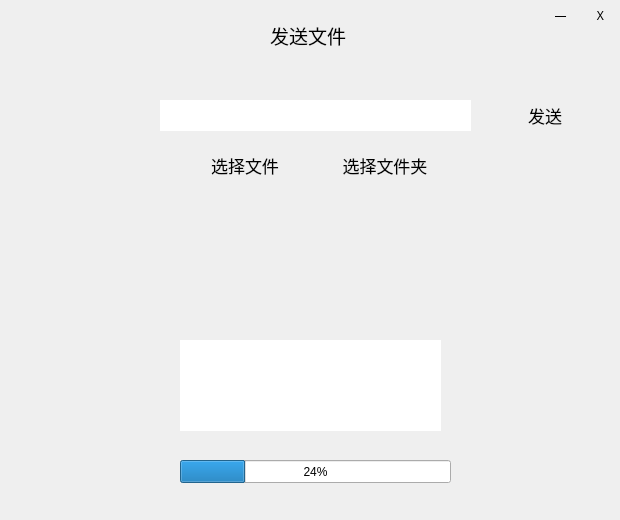
<?xml version="1.0" encoding="UTF-8"?>
<ui version="4.0">
 <class>Form</class>
 <widget class="QWidget" name="Form">
  <property name="geometry">
   <rect>
    <x>0</x>
    <y>0</y>
    <width>620</width>
    <height>520</height>
   </rect>
  </property>
  <property name="windowTitle">
   <string>Form</string>
  </property>
  <property name="styleSheet">
   <string notr="true"/>
  </property>
  <widget class="QFrame" name="frame">
   <property name="geometry">
    <rect>
     <x>0</x>
     <y>0</y>
     <width>620</width>
     <height>520</height>
    </rect>
   </property>
   <property name="minimumSize">
    <size>
     <width>620</width>
     <height>520</height>
    </size>
   </property>
   <property name="maximumSize">
    <size>
     <width>620</width>
     <height>520</height>
    </size>
   </property>
   <property name="styleSheet">
    <string notr="true">#frame {background-image: url(:/newPrefix/back7.png);
border:none;}
</string>
   </property>
   <property name="frameShape">
    <enum>QFrame::StyledPanel</enum>
   </property>
   <property name="frameShadow">
    <enum>QFrame::Raised</enum>
   </property>
   <widget class="QPushButton" name="pushButton">
    <property name="geometry">
     <rect>
      <x>190</x>
      <y>150</y>
      <width>110</width>
      <height>30</height>
     </rect>
    </property>
    <property name="font">
     <font>
      <family>华文新魏</family>
      <pointsize>13</pointsize>
      <weight>50</weight>
      <italic>false</italic>
      <bold>false</bold>
      <underline>false</underline>
      <strikeout>false</strikeout>
      <kerning>true</kerning>
     </font>
    </property>
    <property name="styleSheet">
     <string notr="true">border-radius:10px;
background-image: url(:/newPrefix/back3.png);</string>
    </property>
    <property name="text">
     <string>选择文件</string>
    </property>
   </widget>
   <widget class="QTextBrowser" name="textBrowser">
    <property name="geometry">
     <rect>
      <x>160</x>
      <y>100</y>
      <width>311</width>
      <height>31</height>
     </rect>
    </property>
    <property name="font">
     <font>
      <family>幼圆</family>
      <pointsize>12</pointsize>
     </font>
    </property>
    <property name="styleSheet">
     <string notr="true">border:none;
border-radius:5px</string>
    </property>
    <property name="html">
     <string>&lt;!DOCTYPE HTML PUBLIC &quot;-//W3C//DTD HTML 4.0//EN&quot; &quot;http://www.w3.org/TR/REC-html40/strict.dtd&quot;&gt;
&lt;html&gt;&lt;head&gt;&lt;meta name=&quot;qrichtext&quot; content=&quot;1&quot; /&gt;&lt;style type=&quot;text/css&quot;&gt;
p, li { white-space: pre-wrap; }
&lt;/style&gt;&lt;/head&gt;&lt;body style=&quot; font-family:'幼圆'; font-size:12pt; font-weight:400; font-style:normal;&quot;&gt;
&lt;p style=&quot;-qt-paragraph-type:empty; margin-top:0px; margin-bottom:0px; margin-left:0px; margin-right:0px; -qt-block-indent:0; text-indent:0px;&quot;&gt;&lt;br /&gt;&lt;/p&gt;&lt;/body&gt;&lt;/html&gt;</string>
    </property>
   </widget>
   <widget class="QPushButton" name="pushButton_2">
    <property name="geometry">
     <rect>
      <x>330</x>
      <y>150</y>
      <width>110</width>
      <height>30</height>
     </rect>
    </property>
    <property name="font">
     <font>
      <family>华文新魏</family>
      <pointsize>13</pointsize>
     </font>
    </property>
    <property name="styleSheet">
     <string notr="true">border-radius:10px;
background-image: url(:/newPrefix/back3.png);</string>
    </property>
    <property name="text">
     <string>选择文件夹</string>
    </property>
   </widget>
   <widget class="QLabel" name="label">
    <property name="geometry">
     <rect>
      <x>270</x>
      <y>20</y>
      <width>201</width>
      <height>31</height>
     </rect>
    </property>
    <property name="font">
     <font>
      <family>华文新魏</family>
      <pointsize>14</pointsize>
     </font>
    </property>
    <property name="text">
     <string>发送文件</string>
    </property>
   </widget>
   <widget class="QProgressBar" name="progressBar">
    <property name="geometry">
     <rect>
      <x>180</x>
      <y>460</y>
      <width>271</width>
      <height>23</height>
     </rect>
    </property>
    <property name="styleSheet">
     <string notr="true">background-image: url(:/newPrefix/bar.png);</string>
    </property>
    <property name="value">
     <number>24</number>
    </property>
   </widget>
   <widget class="QTextBrowser" name="textBrowser_2">
    <property name="geometry">
     <rect>
      <x>180</x>
      <y>340</y>
      <width>261</width>
      <height>91</height>
     </rect>
    </property>
    <property name="font">
     <font>
      <family>幼圆</family>
      <pointsize>12</pointsize>
     </font>
    </property>
    <property name="styleSheet">
     <string notr="true">border:none;</string>
    </property>
    <property name="html">
     <string>&lt;!DOCTYPE HTML PUBLIC &quot;-//W3C//DTD HTML 4.0//EN&quot; &quot;http://www.w3.org/TR/REC-html40/strict.dtd&quot;&gt;
&lt;html&gt;&lt;head&gt;&lt;meta name=&quot;qrichtext&quot; content=&quot;1&quot; /&gt;&lt;style type=&quot;text/css&quot;&gt;
p, li { white-space: pre-wrap; }
&lt;/style&gt;&lt;/head&gt;&lt;body style=&quot; font-family:'幼圆'; font-size:12pt; font-weight:400; font-style:normal;&quot;&gt;
&lt;p style=&quot;-qt-paragraph-type:empty; margin-top:0px; margin-bottom:0px; margin-left:0px; margin-right:0px; -qt-block-indent:0; text-indent:0px;&quot;&gt;&lt;br /&gt;&lt;/p&gt;&lt;/body&gt;&lt;/html&gt;</string>
    </property>
   </widget>
   <widget class="QPushButton" name="pushButton_3">
    <property name="geometry">
     <rect>
      <x>580</x>
      <y>0</y>
      <width>41</width>
      <height>31</height>
     </rect>
    </property>
    <property name="font">
     <font>
      <family>等线</family>
     </font>
    </property>
    <property name="styleSheet">
     <string notr="true">border:none;
background-color:transparent;</string>
    </property>
    <property name="text">
     <string>X</string>
    </property>
   </widget>
   <widget class="QPushButton" name="pushButton_4">
    <property name="geometry">
     <rect>
      <x>540</x>
      <y>0</y>
      <width>41</width>
      <height>31</height>
     </rect>
    </property>
    <property name="font">
     <font>
      <family>等线</family>
     </font>
    </property>
    <property name="styleSheet">
     <string notr="true">border:none;
background-color:transparent;</string>
    </property>
    <property name="text">
     <string>—</string>
    </property>
   </widget>
   <widget class="QPushButton" name="pushButton_5">
    <property name="geometry">
     <rect>
      <x>490</x>
      <y>100</y>
      <width>110</width>
      <height>30</height>
     </rect>
    </property>
    <property name="font">
     <font>
      <family>华文新魏</family>
      <pointsize>13</pointsize>
      <weight>50</weight>
      <italic>false</italic>
      <bold>false</bold>
      <underline>false</underline>
      <strikeout>false</strikeout>
      <kerning>true</kerning>
     </font>
    </property>
    <property name="styleSheet">
     <string notr="true">border-radius:10px;
background-image: url(:/newPrefix/back3.png);</string>
    </property>
    <property name="text">
     <string>发送</string>
    </property>
   </widget>
  </widget>
 </widget>
 <resources>
  <include location="note/项目/聊天室/main_image.qrc"/>
 </resources>
 <connections>
  <connection>
   <sender>pushButton</sender>
   <signal>clicked()</signal>
   <receiver>Form</receiver>
   <slot>up_files()</slot>
   <hints>
    <hint type="sourcelabel">
     <x>216</x>
     <y>145</y>
    </hint>
    <hint type="destinationlabel">
     <x>83</x>
     <y>-14</y>
    </hint>
   </hints>
  </connection>
  <connection>
   <sender>pushButton_2</sender>
   <signal>clicked()</signal>
   <receiver>Form</receiver>
   <slot>up_dir()</slot>
   <hints>
    <hint type="sourcelabel">
     <x>397</x>
     <y>143</y>
    </hint>
    <hint type="destinationlabel">
     <x>523</x>
     <y>-14</y>
    </hint>
   </hints>
  </connection>
  <connection>
   <sender>pushButton_4</sender>
   <signal>clicked()</signal>
   <receiver>Form</receiver>
   <slot>min()</slot>
   <hints>
    <hint type="sourcelabel">
     <x>551</x>
     <y>19</y>
    </hint>
    <hint type="destinationlabel">
     <x>739</x>
     <y>68</y>
    </hint>
   </hints>
  </connection>
  <connection>
   <sender>pushButton_3</sender>
   <signal>clicked()</signal>
   <receiver>Form</receiver>
   <slot>exit()</slot>
   <hints>
    <hint type="sourcelabel">
     <x>603</x>
     <y>17</y>
    </hint>
    <hint type="destinationlabel">
     <x>712</x>
     <y>107</y>
    </hint>
   </hints>
  </connection>
  <connection>
   <sender>pushButton_5</sender>
   <signal>clicked()</signal>
   <receiver>Form</receiver>
   <slot>begin()</slot>
   <hints>
    <hint type="sourcelabel">
     <x>535</x>
     <y>118</y>
    </hint>
    <hint type="destinationlabel">
     <x>632</x>
     <y>253</y>
    </hint>
   </hints>
  </connection>
 </connections>
 <slots>
  <slot>up_files()</slot>
  <slot>up_dir()</slot>
  <slot>min()</slot>
  <slot>exit()</slot>
  <slot>begin()</slot>
 </slots>
</ui>
